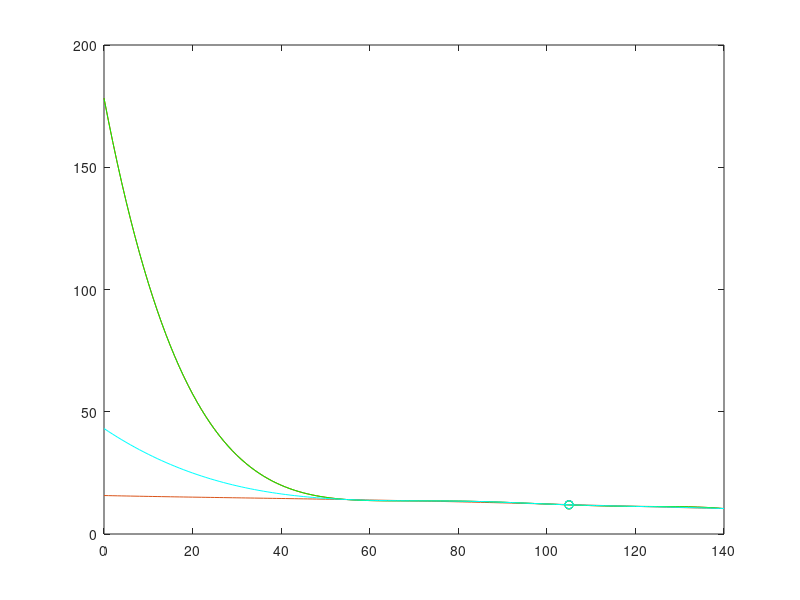

Recreate this plot in MATLAB.
% Dados do problema
velocidade = [55 70 85 100 120 140];
consumo = [14.08 13.56 13.28 12.27 11.30 10.4];
xAxis = [0 : 140];
x = 105
% polinômio interpolador
function a = Polinomial(px, py)
  n = length(px);
  for i = 1 : n
    for j = 1 : n
      M(i, j) = px(i) ^ (j-1);
    end
  end
  a = EliminacaoGauss(M, py);
end

function x = EliminacaoGauss(A, b)
  r = size(A);
  o = [1:r];
  for k = 1 : r-1
    o = PivotamentoParcial(A, k, o);
    for i=k+1 : r
      mul = A(o(i),k) / A(o(k), k);
      A(o(i), :) = A(o(i), :) - mul * A(o(k), :) ;
      b(o(i)) = b(o(i)) - mul * b(o(k));
    end
  end
  x = RetroSubSuperior(A, b, o);
end


function r = PivotamentoParcial (A, k, o)
  r = size(A);
  maior = abs(A(o(k), k));
  pivo = k;
  for i = k + 1 : r
    if abs(A(o(i), k)) > maior
      maior = abs(A(o(i), k));
      pivo = i;
    end
  end
  if pivo > k
    aux=o(pivo);
    o(pivo)=o(k);
    o(k)=aux;
  end
  r = o;
end

function x = RetroSubSuperior(A, b, o)
  n = size(A)(1);
  x = zeros(1, n);
  x(o(n)) = b(o(n)) / A(o(n),n);
  for i = n - 1 : -1 : 1
    j =  i + 1;
    soma = sum(A(o(i), j : n) .* x(j : n));
    x(i) = (b(o(i)) - soma) / A(o(i), i);
  end
end

% Resolve polinomio de grau n com coeficientes a para x
function y = Poli(a, x)
  n = length(x);
  for k = 1 : n
    y(k) = 0;
    for i = 1 : length(a)
      y(k) += a(i) * (x(k) ^ (i-1));
    end
  end
end
% Lagrange
function y = Lagrange (px, py, x)
  n = length(px);
  L = ones(n, length(x));
  y = 0;
  for i = 1 : n
    for j = 1 : n
      if j ~= i
        L(i,:) = L(i,:) .* (x - px(j)) / (px(i) - px(j));
      end
    end
    y += py(i) * L(i, :);
  end
end

%  Diferenças Divididas de Newton
function y = DivDiffs(px, py, x)
  n = length(px);
  M = zeros(n, n);
  M(:, 1) = py';
  for i = 2 : n
    for j = 2 : i
      M(i, j) = (M(i, j - 1) - M(i - 1, j - 1)) / (px(i) - px(i - j + 1));
    end
  end
  y = 0;
  for k = 1 : n
      p = M(k, k);
      for j = 1 : k-1
        p = p .* (x - px(j));
      end
      y += p;
  end
end
% Graficos

grid

a = Polinomial(velocidade, consumo);
y = Poli(a, x);
disp('Usando Polinômio interpolador f(x):'); disp(y);
plot(x, y, 'o');
hold on

plot(xAxis, Poli(a, xAxis));
hold on

y = Lagrange(velocidade, consumo, x);
disp('Usando Lagrange f(x):'); disp(y);
plot(x, y, 'or');
hold on

plot(xAxis, Lagrange(velocidade, consumo, xAxis), 'r');
hold on

y = DivDiffs(velocidade, consumo, x);
disp('Usando Diferenças Divididas de Newton f(x):'); disp(y);

plot(x, y, 'og');
hold on

plot(xAxis, DivDiffs(velocidade, consumo, xAxis), 'g');
hold on

y = spline(velocidade, consumo, x);
disp('Usando Spline f(x):'); disp(y);
plot(x, y, 'oc');
hold on

plot(xAxis, spline(velocidade, consumo, xAxis), 'c');
hold on
